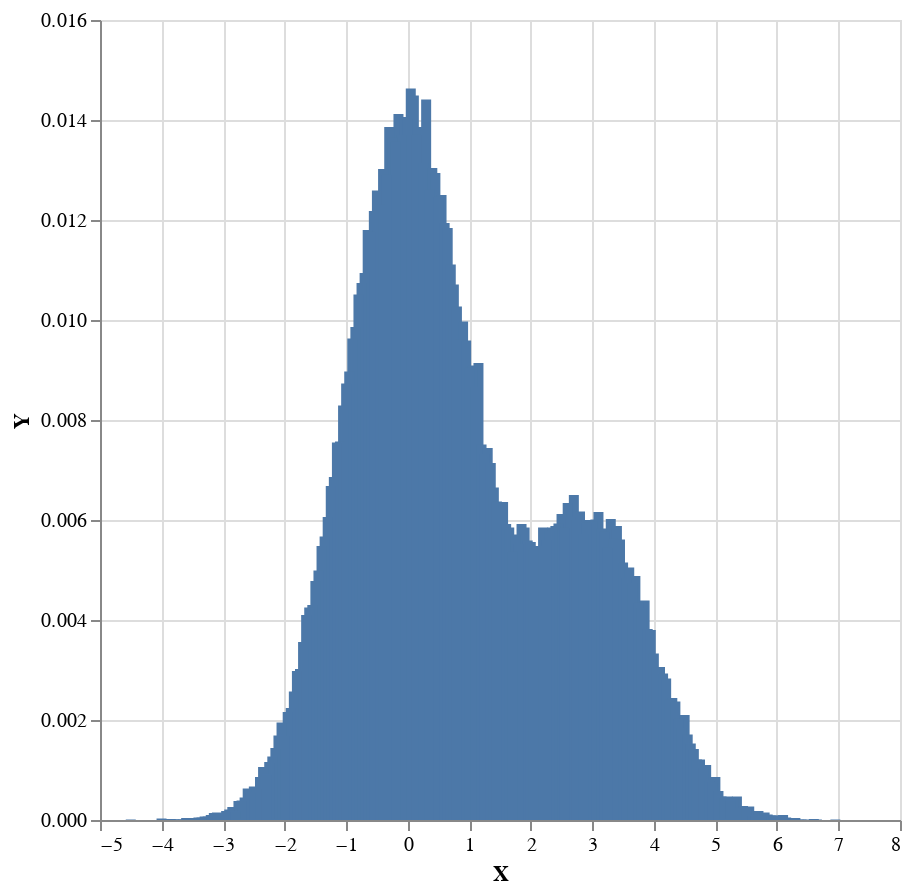

The code cell stored with this chart in its notebook:
### Markdown cell above
We could ignore the `condition` statement using `unweighted`, as in:

### Code cell
sampler . unweighted $ plot . toEmpirical . toBins 0.05 <$> replicateM 100000 model4

### Figure 1 — Vega-Lite specification as saved in the notebook (floating-point values rounded to 4 significant figures; data arrays with more than 128 entries replaced by an {"elided": "..."} marker saying what was removed)
{"$schema": "https://vega.github.io/schema/vega-lite/v4.json", "data": {"values": {"elided": "213 records"}}, "encoding": {"x": {"field": "X", "type": "quantitative"}, "y": {"field": "Y", "type": "quantitative"}}, "height": 400, "mark": "bar", "width": 400}
